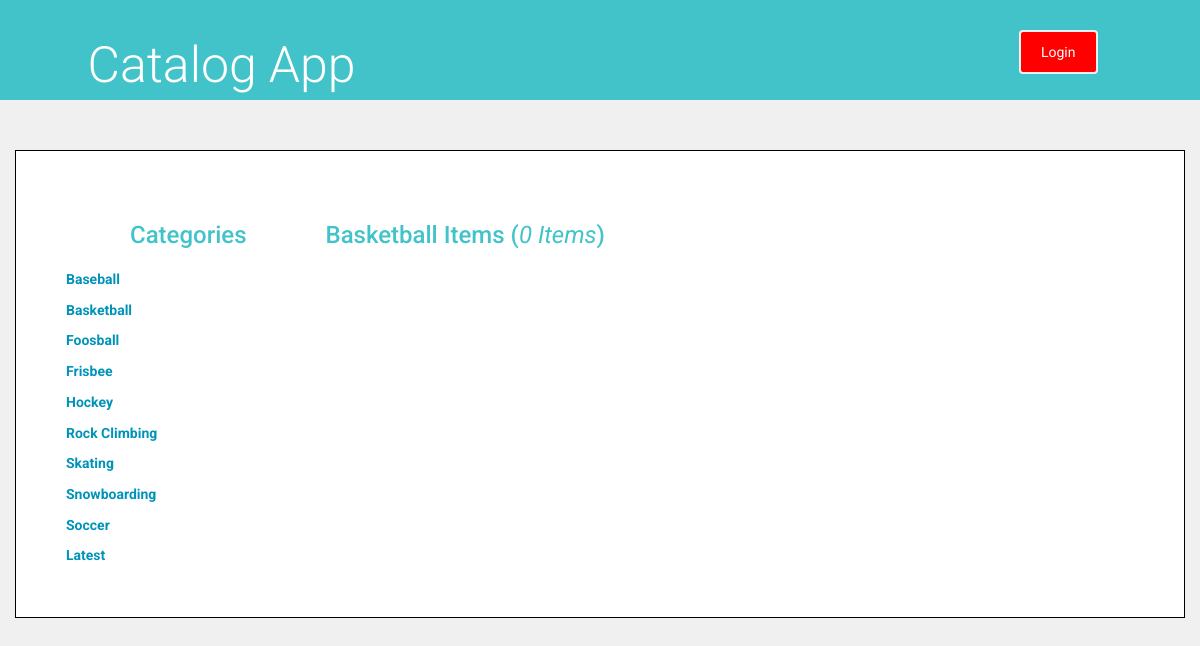
The app's page /category/2/ with its own data.
### database_setup.py (models this page shows, shortened)
class Category(Base):
	__tablename__ = 'category'
	id = Column(Integer, primary_key=True)
	name = Column(String)

### application.py (the view)
@app.route('/category/<int:category_id>/')
def showCategory(category_id):
    categories = session.query(Category).order_by(asc(Category.name)).all()
    items = session.query(Item).filter_by(
                cat_id=category_id).order_by(desc(Item.date_added)).all()
    category = session.query(Category).filter_by(id=category_id).one()
    count = session.query(Item).filter_by(cat_id=category_id).count()
    return render_template('category.html', items=items,
            category=category, categories=categories, count=count)

### application.py (called while the page is built)
def get_view_rate_limit():
    return getattr(g, '_view_rate_limit', None)

@app.after_request
def inject_x_rate_headers(response):
    limit = get_view_rate_limit()
    if limit and limit.send_x_headers:
        h = response.headers
        h.add('X-RateLimit-Remaining', str(limit.remaining))
        h.add('X-RateLimit-Limit', str(limit.limit))
        h.add('X-RateLimit-Reset', str(limit.reset))
    return response

### templates/category.html (shortened to what this page needs)
{% extends "main.html" %}
{% block content %}
{% include "header.html" %}
<div class="container">
<div class="row padding-top">
<div class="box">
<div class="row">
<div class="col-md-3">
	<div class="row">
	<center><h2>Categories</h2></center>
	</div>
	{% if categories !=[] %}
		{% for category in categories %}
		<div class="category-list">
		<a href = "{{url_for('showCategory', category_id = category.id)}}">
			{{category.name}}
		</a>
		</div>
		{% endfor %}
	{% endif %}
	<div class="category-list">
		<a href="{{url_for('showHome') }}">Latest</a>
	</div>
</div>
<div class="col-md-4">
	<div class="row">
		<h2>{{category.name}} Items (<i>{{count}} Items</i>)</h2>
	</div>
<div class="col-md-1"></div>
</div>
</div>
</div>
</div>
{% endblock %}

### static/styles.css (style rules this page uses)
* { font-family: "Helvetica Neue Bold", Roboto, Helvetica, Arial, sans-serif; font-weight: 400; }
body { background-color: #F0F0F0; }
h2 { font-size: 24px; color: #42C3C9; line-height: 29px; }
a { font-size: 14px; color: #0093B9; line-height: 17px; font-weight: 700; }
.padding-top { padding-top: 30px; }
.box { border: 1px solid black; background-color: #FFFFFF; padding: 50px; }
.category-list { background-color: #FFFFFF; font-size: 18px; padding-top: 5px; padding-bottom: : 20px; padding-left: 0px; u }

### records on screen
Category: name "Baseball"
Category: name "Basketball"
Category: name "Foosball"
Category: name "Frisbee"
Category: name "Hockey"
Category: name "Rock Climbing"
Category: name "Skating"
Category: name "Snowboarding"
Category: name "Soccer"

### other values on screen
{{ count }} "0"
